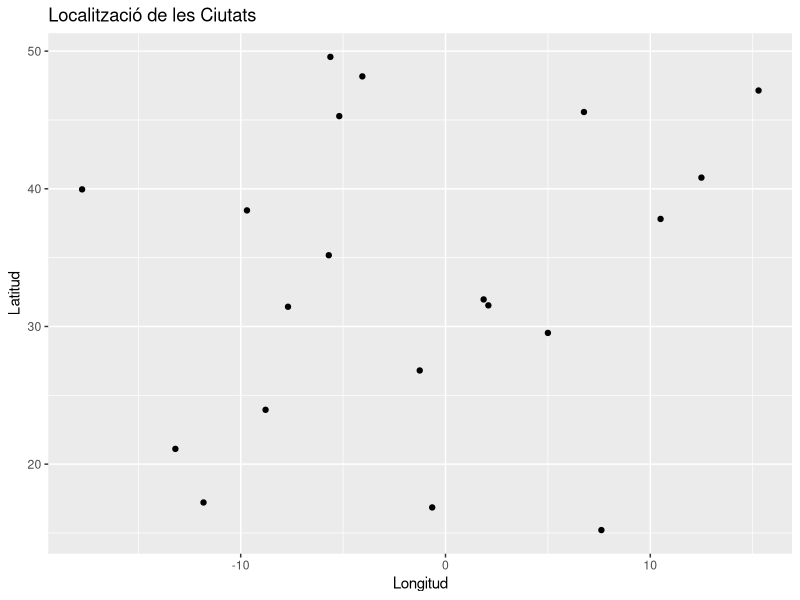
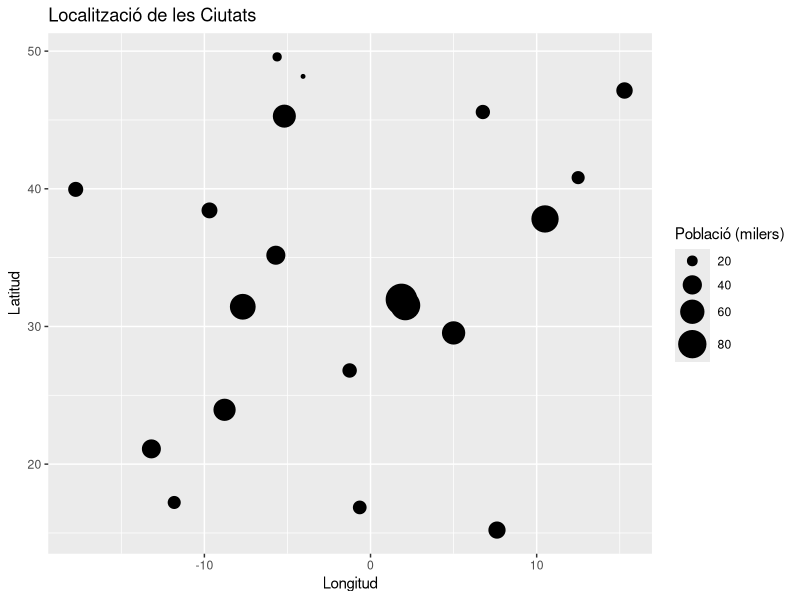
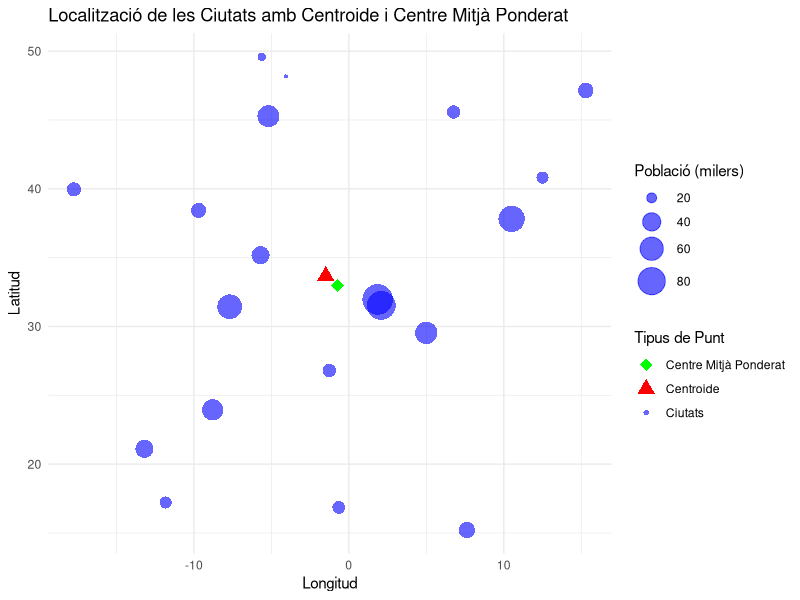

Here is the R script that generated these plots, in order:
## ---- chunk 1
set.seed(100) # Estableix una llavor per a la generaci´o de nombres aleatoris, assegurant que els resultats siguin reproduïbles.→
n_ciutats <- 20 # Defineix el nombre de ciutats que es crearan, en aquest cas, 15.
ciutats <- data.frame( # Crea un data frame anomenat "ciutats"
  nom = paste0("Ciutat ", LETTERS[1:n_ciutats]), # Genera noms per a les ciutats utilitzant les lletres majúscules (Ciutat A, Ciutat B, etc.) 
  longitud = runif(n_ciutats, -20, 20), # Genera longituds aleatòries per a les ciutats dins del rang de -20 a 20.
  latitud = runif(n_ciutats, 10, 50), # Genera latituds aleatòries per a les ciutats dins del rang de 10 a 50.→
  poblacio = sample(10000:100000, n_ciutats, replace = TRUE) # Genera poblacions aleatòries per a les ciutats dins del rang de 10000 a 100000, permetent valors repetits (replace = TRUE).
)

# Instal·lem el paquet
if (!require(ggplot2)) {
  install.packages("ggplot2", dependencies = TRUE)
}

# Carreguem paquet
library(ggplot2)

# Plot bàsic de punts amb latitud i longitud
ggplot(ciutats, aes(x = longitud, y = latitud)) +
geom_point() +
labs(title = "Localització de les Ciutats", x = "Longitud", y = "Latitud")


# Crea un plot de dispersió de longitud i latitud on la mida dels punts és proporcional a la població de cada ciutat
ggplot(ciutats, aes(x = longitud, y = latitud, size = poblacio / 1e3)) +
  geom_point() +
  labs(title = "Localització de les Ciutats", x = "Longitud", y = "Latitud", size = "Població (milers)") +
  scale_size_continuous(range = c(1, 10)) # Ajusta la mida dels punts per a una millor visualització```
## ---- chunk 2

#Utilitzant el conjunt de dades de ciutats creat anteriorment:
# - Calculem el centroide de les ciutats
centroides <- data.frame(
  longitud = mean(ciutats$longitud),
  latitud = mean(ciutats$latitud)
)

# - Calculem el centre mitjà ponderat, on les coordenades es ponderen per la població de cada ciutat
centre_ponderat <- data.frame(
  longitud = sum(ciutats$longitud * ciutats$poblacio) / sum(ciutats$poblacio),
  latitud = sum(ciutats$latitud * ciutats$poblacio) / sum(ciutats$poblacio)
)

# - Creem un gràfic de dispersió amb ggplot2 que mostri la localització de les ciutats i afegiu també punts per al centroide i el centre mitjà ponderat.
# Gràfic de dispersió amb ggplot2
ggplot() +
  geom_point(data = ciutats, aes(x = longitud, y = latitud, size = poblacio / 1e3, shape = "Ciutats"), color = "blue", alpha = 0.6) + # Punts per a les ciutats
  geom_point(data = centroides, aes(x = longitud, y = latitud, shape = "Centroide"), color = "red", size = 4) + # Punt per al centroide
  geom_point(data = centre_ponderat, aes(x = longitud, y = latitud, shape = "Centre Mitjà Ponderat"), color = "green", size = 4) + # Punt per al centre mitjà ponderat
  scale_shape_manual(
    values = c("Ciutats" = 16, "Centroide" = 17, "Centre Mitjà Ponderat" = 18), # Assigna formes personalitzades
    name = "Tipus de Punt" # Nom de la llegenda
  ) +
  labs(
    title = "Localització de les Ciutats amb Centroide i Centre Mitjà Ponderat",
    x = "Longitud",
    y = "Latitud",
    size = "Població (milers)"
  ) +
  scale_size_continuous(range = c(1, 10)) + # Ajusta la mida dels punts
  theme_minimal() # Tema minimalista per al gràfic
